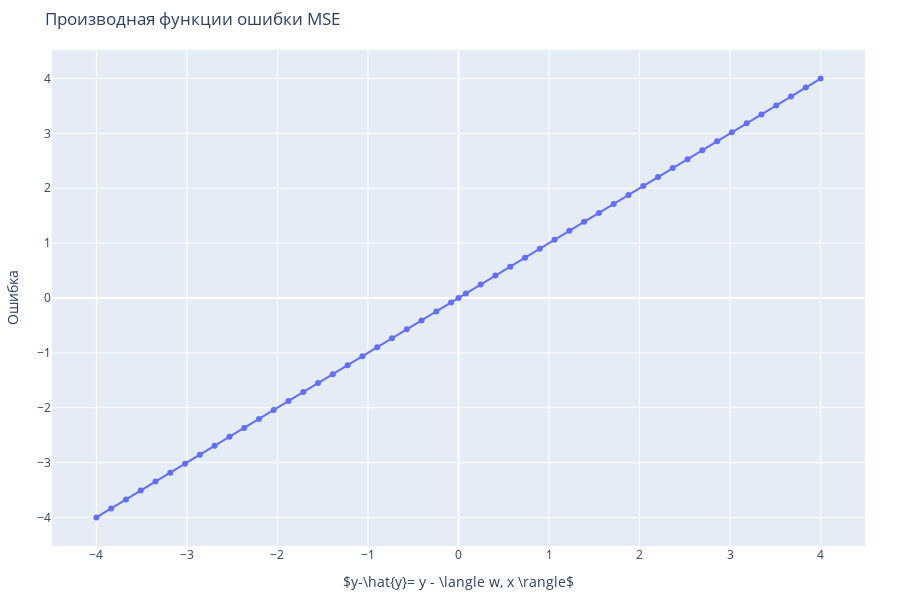
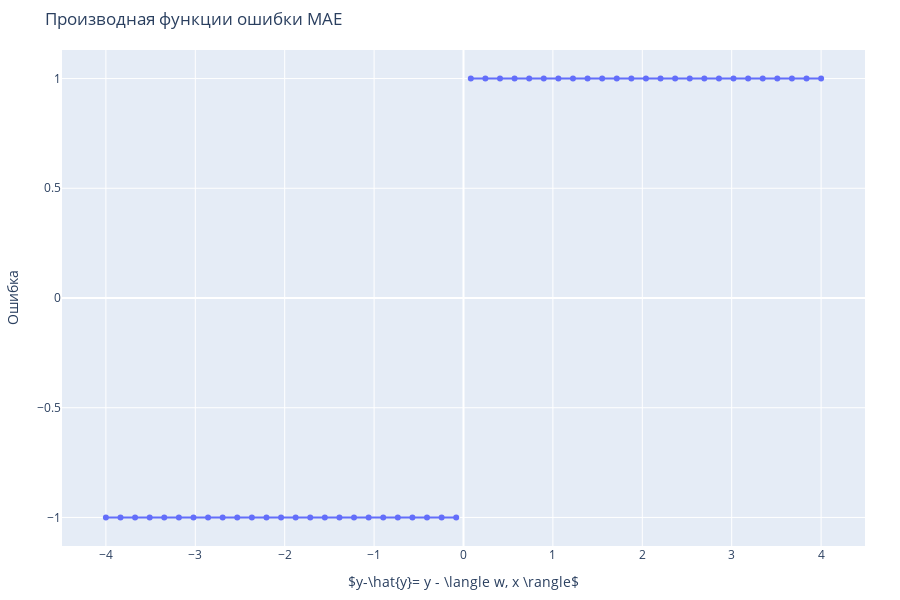
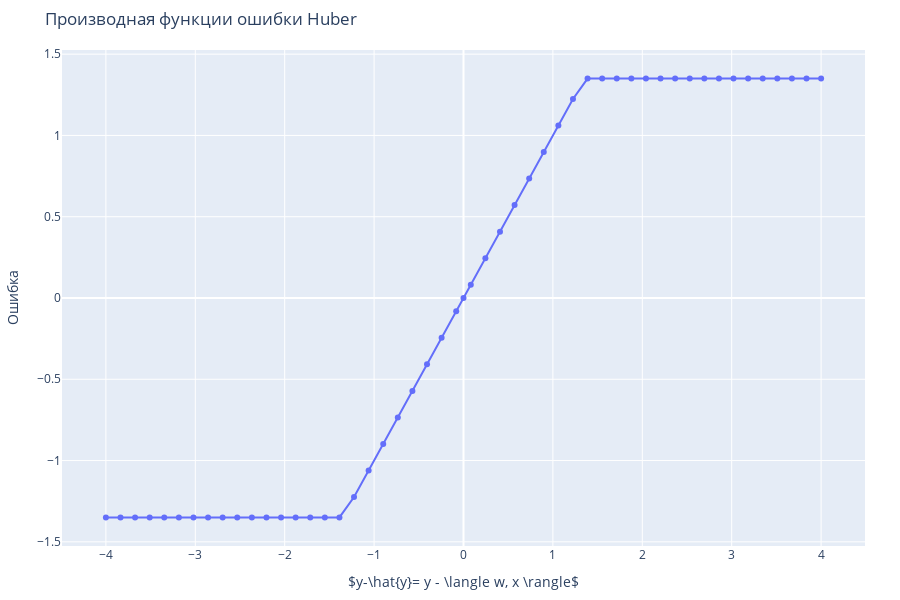
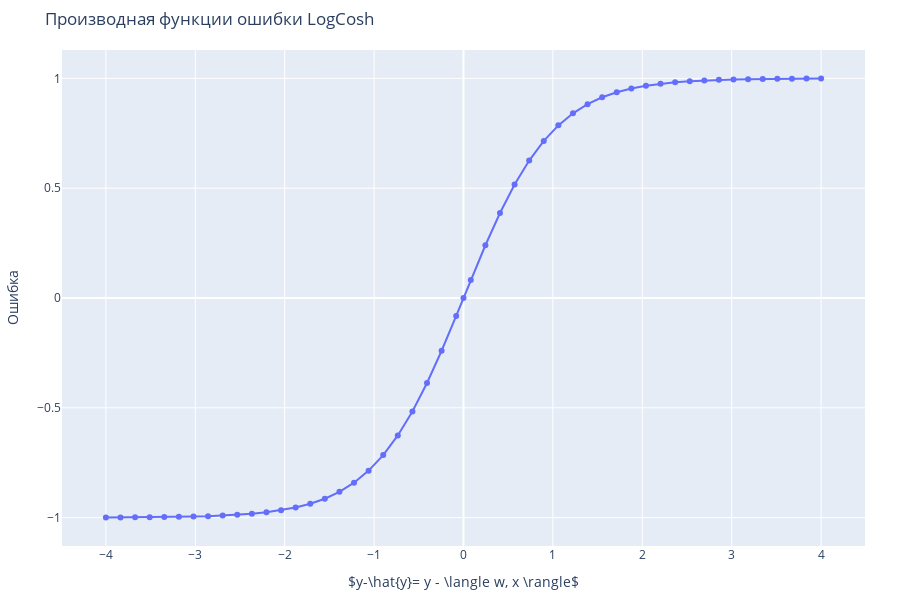

Source (notebook cell) for these figures, in order:
### Code cell
def plot_loss_derivatives(
    y_true: float = 5,
    max_shift: float = 4,
    save_img: bool = False,
    seed: int = 420,
    plot_separate: bool = False,
):
    set_seed(seed)
    shifts = np.linspace(-max_shift, max_shift, 50)
    if 0 not in shifts:
        # assume len(shifts) is even
        shifts = np.insert(shifts, len(shifts) // 2, 0)
    y_true_np = np.array([y_true for _ in range(len(shifts))])
    y_pred_np = y_true_np - shifts

    fig = go.Figure()
    fig.add_trace(
        go.Scatter(
            x=shifts,
            y=mse_loss_derivative(y_true_np, y_pred_np),
            mode="lines+markers",
            name="MSE",
        )
    )
    fig.add_trace(
        go.Scatter(
            x=shifts,
            y=mae_loss_derivative(y_true_np, y_pred_np),
            mode="lines+markers",
            name="MAE",
        )
    )
    fig.add_trace(
        go.Scatter(
            x=shifts,
            y=huber_loss_derivative(y_true_np, y_pred_np),
            mode="lines+markers",
            name="Huber",
        )
    )
    fig.add_trace(
        go.Scatter(
            x=shifts,
            y=log_cosh_loss_derivative(y_true_np, y_pred_np),
            mode="lines+markers",
            name="LogCosh",
        )
    )
    fig.add_trace(
        go.Scatter(
            x=shifts,
            y=mape_loss_derivative(y_true_np, y_pred_np),
            mode="lines+markers",
            name="MAPE",
        )
    )

    fig.update_layout(
        title="Производные функций ошибки",
        legend={
            "orientation": "h",
            "yanchor": "bottom",
            "y": 1.02,
            "xanchor": "right",
            "x": 1,
        },
        xaxis_title=r"$y-\hat{y}= y - \langle w, x \rangle$",
        yaxis_title="Ошибка",
        width=900,
        height=600,
        yaxis_range=[-2, 2],
        margin=dict(l=30, r=35, t=50, b=30),
    )

    if plot_separate:
        names = ["MSE", "MAE", "Huber", "LogCosh", "MAPE"]
        fig.update_layout(yaxis_range=None)
        # names = [ "MAPE"]
        for name in names:
            fig.update_traces(
                patch={"visible": False},
            )
            fig.update_traces(patch={"visible": True}, selector={"name": name})
            fig.update_layout(title=f"Производная функции ошибки {name}")
            fig.show()

            if save_img:
                save_plotly(f"loss_derivatives_{name.lower()}", fig)

        fig.update_traces(
            patch={"visible": True},
        )
        fig.update_layout(title="Производные функций ошибки")
        fig.update_layout(yaxis_range=[-2, 2])

    fig.show()

    if save_img:
        save_plotly("loss_derivatives", fig)


plot_loss_derivatives(save_img=True, plot_separate=True)
